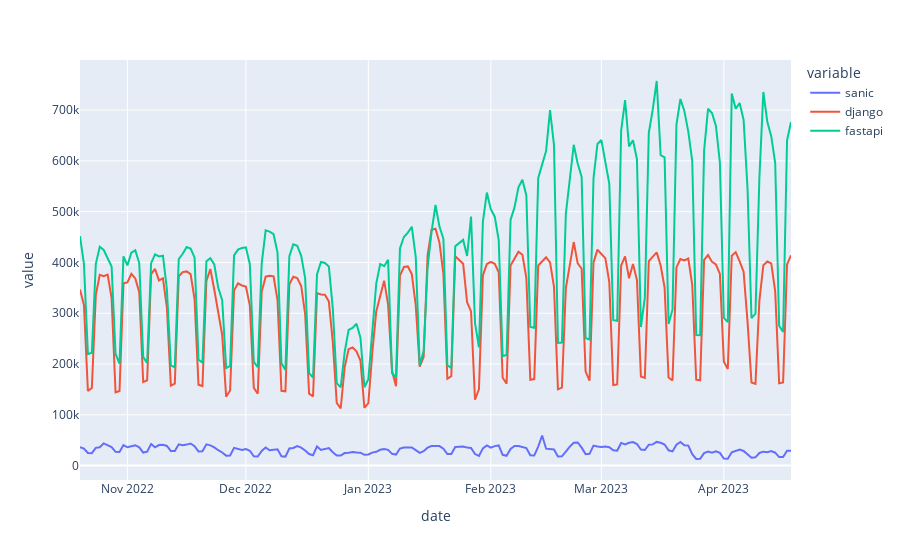

The notebook cell this image was saved under:
### Code cell
combined_pkgs(['sanic', 'django', 'fastapi']).plot()

### Figure 1 — Plotly figure (JSON) as saved in the notebook; plotly's stock layout.template omitted (floating-point values rounded to 4 significant figures; data arrays with more than 128 entries replaced by an {"elided": "..."} marker saying what was removed)
{"data": [{"hovertemplate": "variable=sanic<br>date=%{x}<br>value=%{y}<extra></extra>", "legendgroup": "sanic", "line": {"color": "#636efa", "dash": "solid"}, "marker": {"symbol": "circle"}, "mode": "lines", "name": "sanic", "orientation": "v", "showlegend": true, "type": "scatter", "x": {"elided": "180 str values"}, "xaxis": "x", "y": {"elided": "180 int values"}, "yaxis": "y"}, {"hovertemplate": "variable=django<br>date=%{x}<br>value=%{y}<extra></extra>", "legendgroup": "django", "line": {"color": "#EF553B", "dash": "solid"}, "marker": {"symbol": "circle"}, "mode": "lines", "name": "django", "orientation": "v", "showlegend": true, "type": "scatter", "x": {"elided": "180 str values"}, "xaxis": "x", "y": {"elided": "180 int values"}, "yaxis": "y"}, {"hovertemplate": "variable=fastapi<br>date=%{x}<br>value=%{y}<extra></extra>", "legendgroup": "fastapi", "line": {"color": "#00cc96", "dash": "solid"}, "marker": {"symbol": "circle"}, "mode": "lines", "name": "fastapi", "orientation": "v", "showlegend": true, "type": "scatter", "x": {"elided": "180 str values"}, "xaxis": "x", "y": {"elided": "180 int values"}, "yaxis": "y"}], "layout": {"legend": {"title": {"text": "variable"}, "tracegroupgap": 0}, "margin": {"t": 60}, "xaxis": {"anchor": "y", "domain": [0, 1], "title": {"text": "date"}}, "yaxis": {"anchor": "x", "domain": [0, 1], "title": {"text": "value"}}}}
